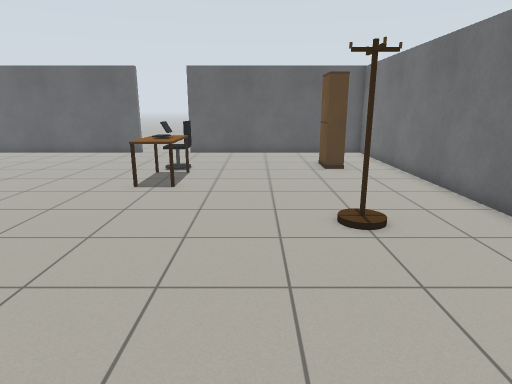
View 1 (above)

16 first-person views from a walk through a robot-simulator world made for Gazebo. The camera is 1.3 m above the floor, tilts 14° down and sees 75° across. The floor is counted in squares, 0.5 m on a side. Each view is taken from the middle of a square. On the plan, view 1 faces up. The plan holds only what a view shows up to about 20 squares ahead; the rest is blank.

View 2
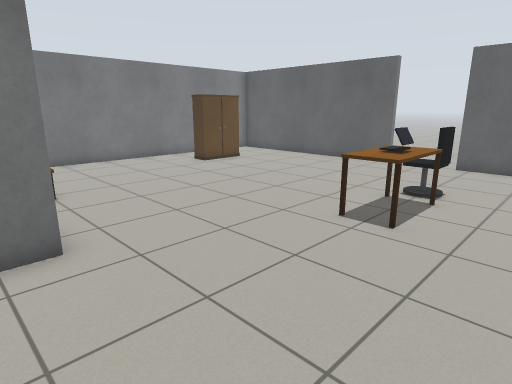

View 3
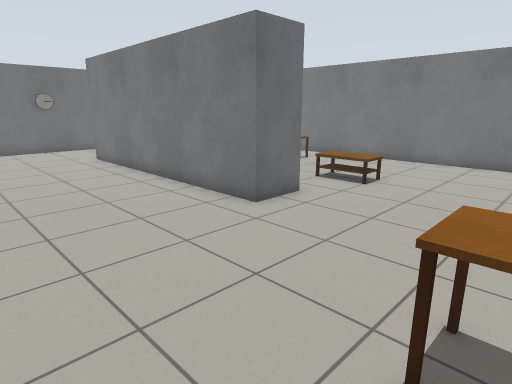

View 4
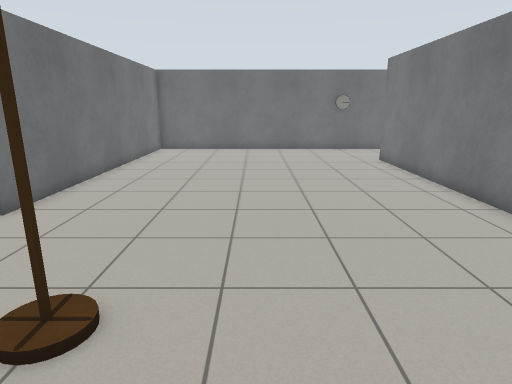

View 5
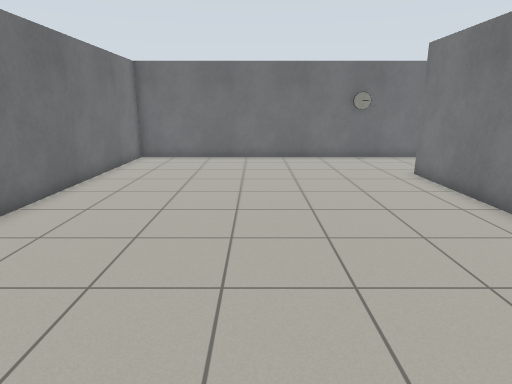

View 6
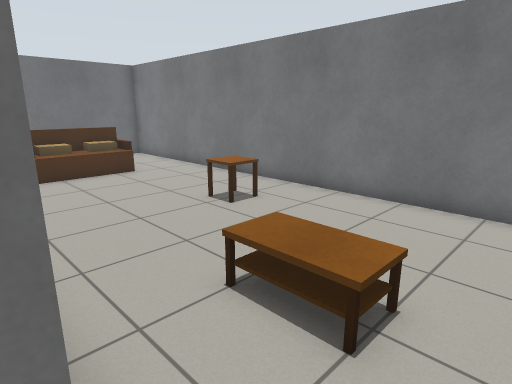

View 7
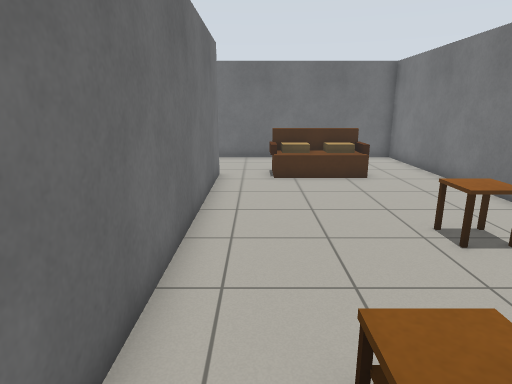

View 8
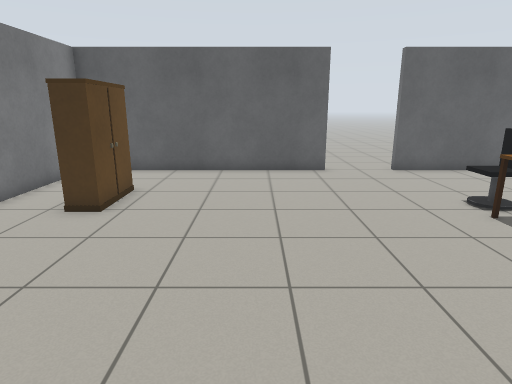

View 9
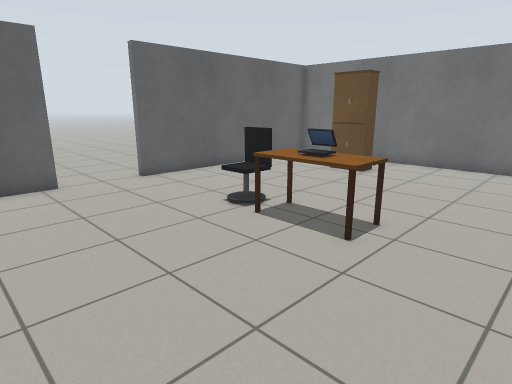

View 10
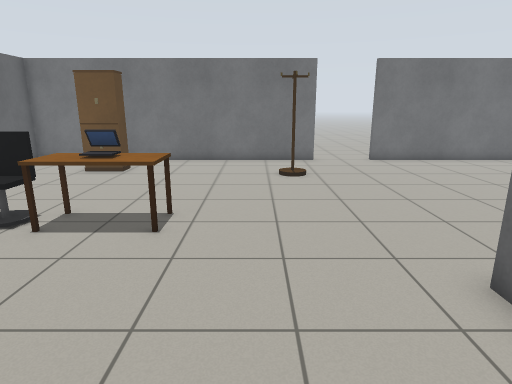

View 11
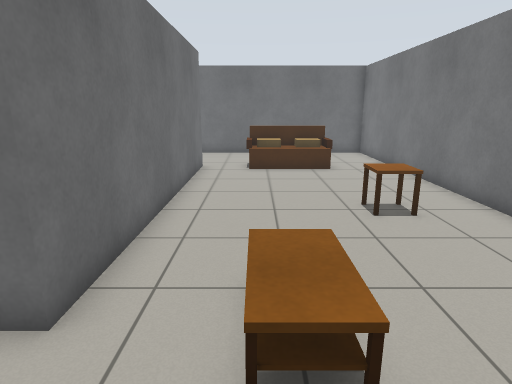

View 12
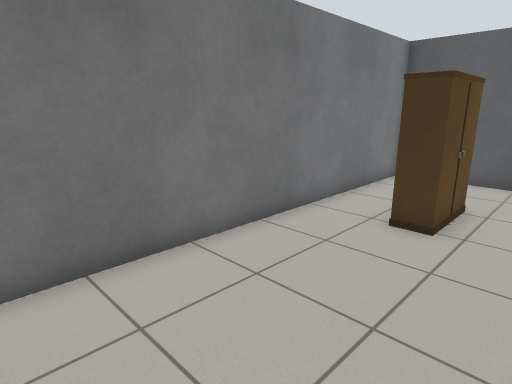

View 13
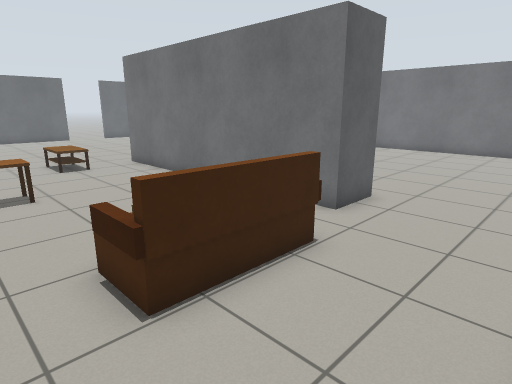

View 14
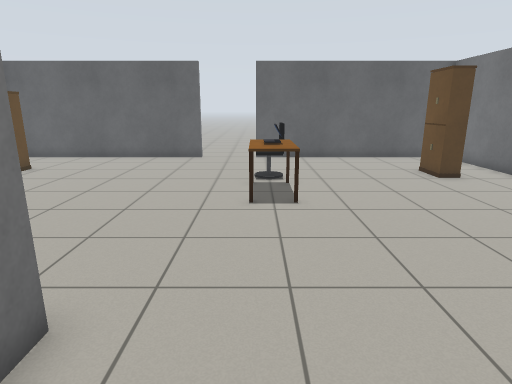

View 15
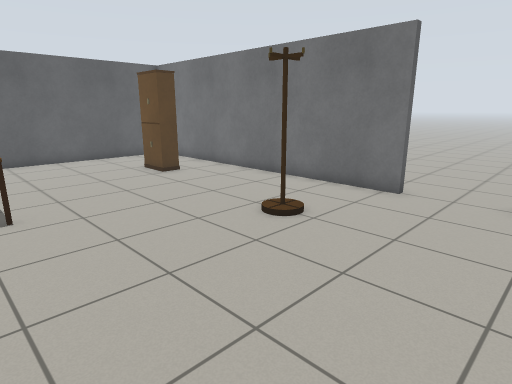

View 16
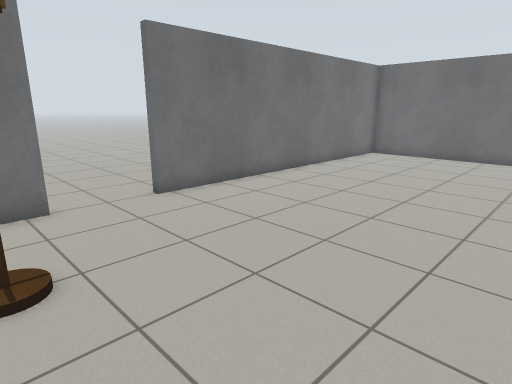

### Floor plan
Points are (right, up) in squares from view 1. A wall is a line through its corners. A room is listed if a view was taken in it or the views show most of it. See-through windows are left out.
Room 1 (views 1, 2, 3, 4, 5, 6, 7, 8, 9, 10, 11, 12, 13, 14, 15, 16)
walls: (-6.5, 5.5) (-6.5, -6.5) (-8.5, -6.5) (-8.5, 5.5) (-6.5, 5.5); (6.8, 6) (6.3, 6) (6.3, 20.3) (-4, 20.3); (-5.4, -11.3) (6.3, -11.3) (6.3, 3); (-7, 20.8) (-7, 20.3) (-17.4, 20.3) (-17.4, -11.3) (-6.4, -11.3)
ways out: opening at (-5, 20); opening at (6, 4)
objects: side table (-15, 0) to (-14, 1); cabinet (-15, 15) to (-14, 16); sofa (-14, -7) to (-11, -6); coffee table (-12, 5) to (-11, 6); desk (-4, 11) to (-3, 13); desk (-4, 14) to (-3, 15); rack (2, 7) to (3, 8); cabinet (3, 15) to (4, 16)

Positions as (right, up) in squares from view 1, and headings:
1: (0, 0), facing up
2: (0, 4), facing up-left
3: (0, 12), facing down-left
4: (0, 11), facing down
5: (0, 7), facing down
6: (-8, 8), facing down-left
7: (-10, 7), facing down
8: (-10, 6), facing up
9: (-10, 8), facing up-right
10: (-11, 9), facing right
11: (-11, 9), facing down
12: (-12, 7), facing up-left
13: (-16, -11), facing up-right
14: (-4, 2), facing up
15: (-4, 2), facing up-right
16: (-3, 8), facing down-right
